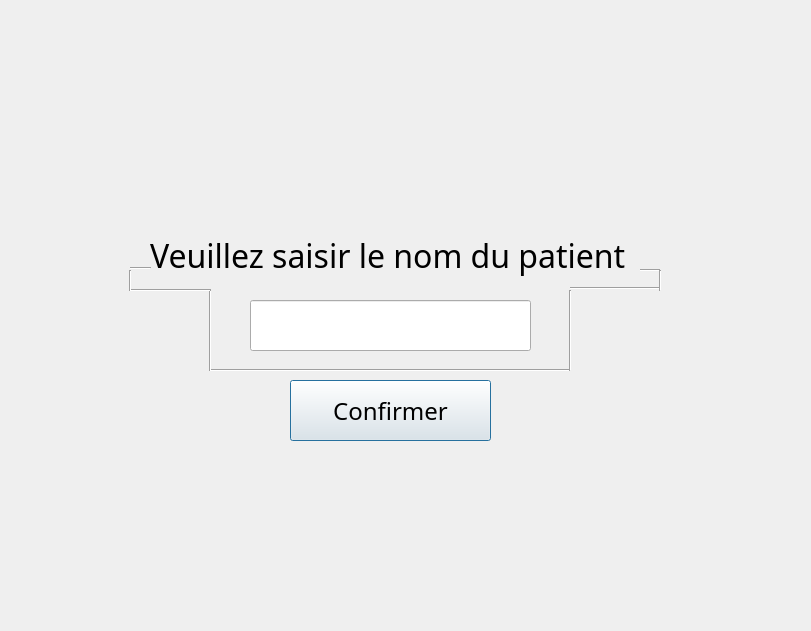
<?xml version="1.0" encoding="UTF-8"?>
<ui version="4.0">
 <class>Recherche_Patient</class>
 <widget class="QDialog" name="Recherche_Patient">
  <property name="geometry">
   <rect>
    <x>0</x>
    <y>0</y>
    <width>811</width>
    <height>631</height>
   </rect>
  </property>
  <property name="windowTitle">
   <string>Dialog</string>
  </property>
  <widget class="QLabel" name="label">
   <property name="geometry">
    <rect>
     <x>150</x>
     <y>230</y>
     <width>491</width>
     <height>51</height>
    </rect>
   </property>
   <property name="font">
    <font>
     <family>Bahnschrift</family>
     <pointsize>24</pointsize>
    </font>
   </property>
   <property name="text">
    <string>Veuillez saisir le nom du patient</string>
   </property>
  </widget>
  <widget class="QLabel" name="label_2">
   <property name="geometry">
    <rect>
     <x>0</x>
     <y>0</y>
     <width>811</width>
     <height>631</height>
    </rect>
   </property>
   <property name="text">
    <string/>
   </property>
  </widget>
  <widget class="Line" name="line">
   <property name="geometry">
    <rect>
     <x>210</x>
     <y>360</y>
     <width>361</width>
     <height>20</height>
    </rect>
   </property>
   <property name="orientation">
    <enum>Qt::Horizontal</enum>
   </property>
  </widget>
  <widget class="Line" name="line_2">
   <property name="geometry">
    <rect>
     <x>560</x>
     <y>290</y>
     <width>20</width>
     <height>81</height>
    </rect>
   </property>
   <property name="orientation">
    <enum>Qt::Vertical</enum>
   </property>
  </widget>
  <widget class="Line" name="line_3">
   <property name="geometry">
    <rect>
     <x>200</x>
     <y>290</y>
     <width>20</width>
     <height>81</height>
    </rect>
   </property>
   <property name="orientation">
    <enum>Qt::Vertical</enum>
   </property>
  </widget>
  <widget class="Line" name="line_4">
   <property name="geometry">
    <rect>
     <x>130</x>
     <y>280</y>
     <width>81</width>
     <height>20</height>
    </rect>
   </property>
   <property name="orientation">
    <enum>Qt::Horizontal</enum>
   </property>
  </widget>
  <widget class="Line" name="line_5">
   <property name="geometry">
    <rect>
     <x>570</x>
     <y>280</y>
     <width>91</width>
     <height>16</height>
    </rect>
   </property>
   <property name="orientation">
    <enum>Qt::Horizontal</enum>
   </property>
  </widget>
  <widget class="Line" name="line_6">
   <property name="geometry">
    <rect>
     <x>120</x>
     <y>270</y>
     <width>20</width>
     <height>21</height>
    </rect>
   </property>
   <property name="orientation">
    <enum>Qt::Vertical</enum>
   </property>
  </widget>
  <widget class="Line" name="line_7">
   <property name="geometry">
    <rect>
     <x>650</x>
     <y>270</y>
     <width>20</width>
     <height>21</height>
    </rect>
   </property>
   <property name="orientation">
    <enum>Qt::Vertical</enum>
   </property>
  </widget>
  <widget class="Line" name="line_8">
   <property name="geometry">
    <rect>
     <x>130</x>
     <y>260</y>
     <width>21</width>
     <height>16</height>
    </rect>
   </property>
   <property name="orientation">
    <enum>Qt::Horizontal</enum>
   </property>
  </widget>
  <widget class="Line" name="line_9">
   <property name="geometry">
    <rect>
     <x>640</x>
     <y>260</y>
     <width>20</width>
     <height>20</height>
    </rect>
   </property>
   <property name="orientation">
    <enum>Qt::Horizontal</enum>
   </property>
  </widget>
  <widget class="QPushButton" name="pushButton">
   <property name="geometry">
    <rect>
     <x>290</x>
     <y>380</y>
     <width>201</width>
     <height>61</height>
    </rect>
   </property>
   <property name="font">
    <font>
     <family>Bahnschrift</family>
     <pointsize>18</pointsize>
    </font>
   </property>
   <property name="text">
    <string>Confirmer</string>
   </property>
  </widget>
  <widget class="QLineEdit" name="lineEdit">
   <property name="geometry">
    <rect>
     <x>250</x>
     <y>300</y>
     <width>281</width>
     <height>51</height>
    </rect>
   </property>
   <property name="font">
    <font>
     <pointsize>14</pointsize>
    </font>
   </property>
  </widget>
  <zorder>label_2</zorder>
  <zorder>label</zorder>
  <zorder>line</zorder>
  <zorder>line_2</zorder>
  <zorder>line_3</zorder>
  <zorder>line_4</zorder>
  <zorder>line_5</zorder>
  <zorder>line_6</zorder>
  <zorder>line_7</zorder>
  <zorder>line_8</zorder>
  <zorder>line_9</zorder>
  <zorder>pushButton</zorder>
  <zorder>lineEdit</zorder>
 </widget>
 <resources/>
 <connections/>
</ui>
